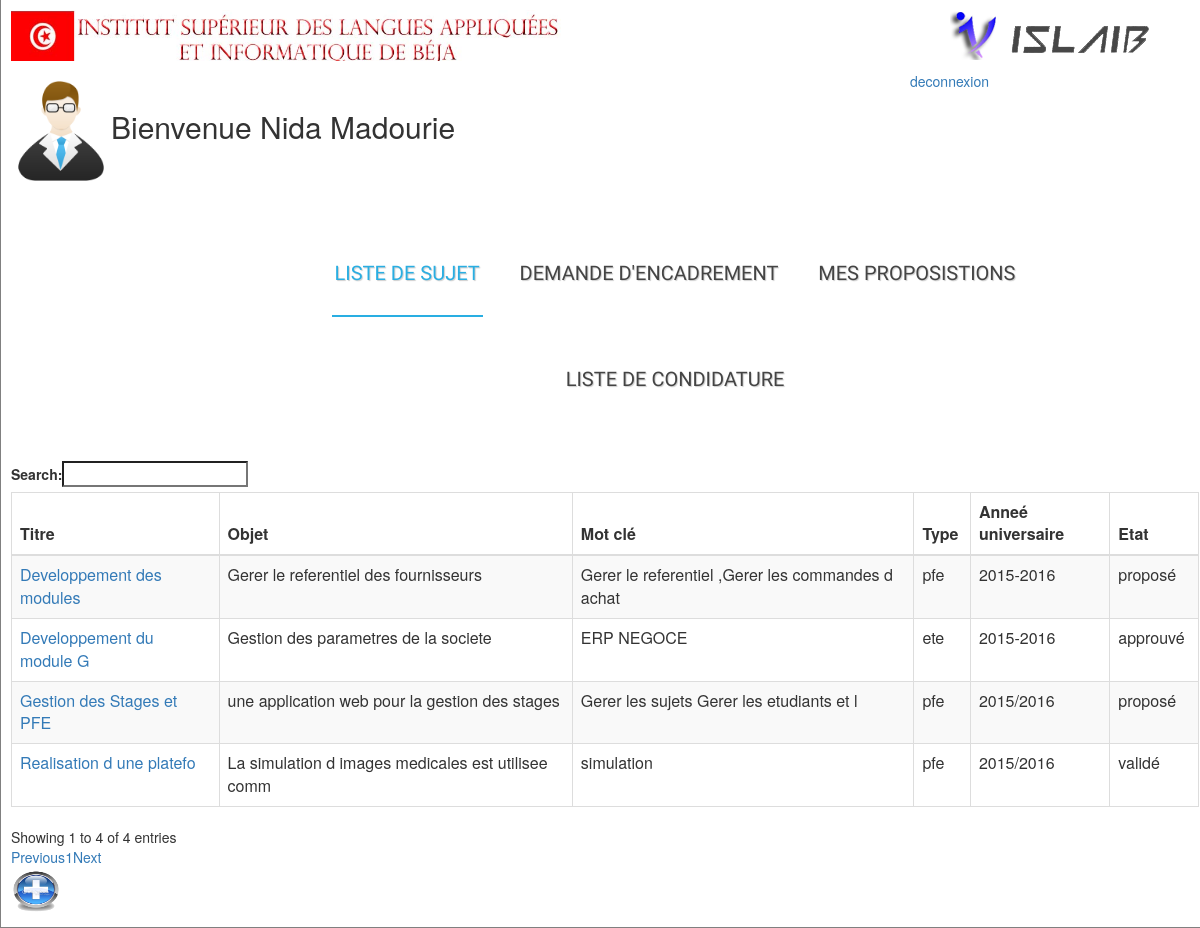
Page /enseignant/pageenseignant.php (signed in) on the committed database.
### tables this page shows
CREATE TABLE IF NOT EXISTS `sujetdestage` (
  `id` int(11) NOT NULL AUTO_INCREMENT,
  `titre` varchar(25) NOT NULL,
  `cahierdecharge` text NOT NULL,
  `datedecreation` varchar(25) NOT NULL,
  `datefin` date NOT NULL,
  `datedebut` date NOT NULL,
  `objet` varchar(50) NOT NULL,
  `etat` varchar(50) NOT NULL,
  `societe` varchar(50) NOT NULL,
  `encadrant1` varchar(50) NOT NULL,
  `encadrant2` varchar(25) NOT NULL,
  `motcle` varchar(50) NOT NULL,
  `cinencadrant` int(11) NOT NULL,
  `cinproposeur` int(11) NOT NULL,
  `idconception` varchar(25) NOT NULL,
  `idcompetences` varchar(25) NOT NULL,
  `anneeuniversaire` varchar(25) NOT NULL,
  `type` varchar(255) NOT NULL,
  PRIMARY KEY (`id`)
);

### classes/sujetmanager.php (called while the page is built, shortened)
<?php
class sujetmanager{
	function affichesujet(){
		$sql = "SELECT *FROM sujetdestage";
        $req = mysql_query($sql);
        	$sql1 = "SELECT *FROM sujetdestage";
        $req1 = mysql_query($sql1);
        	if(mysql_fetch_row($req1)>0){
while($data =mysql_fetch_assoc($req)){
	$tableau[]=$data;
	}
	return $tableau;
}}
}
?>

### enseignant/pageenseignant.php (the view, shortened to what this page needs)
<?php session_start();
   $sujet= new sujetmanager();
$sujets =$sujet->affichesujet();
$enc=$sujet->nombredesujetencadre($_SESSION['id']);
 ?>
<html lang=''>
<head>
 <head>
<link href="..\css\style.css" rel="stylesheet" type="text/css" />
 <link rel="stylesheet" href="//maxcdn.bootstrapcdn.com/bootstrap/3.3.6/css/bootstrap.min.css" />
<link rel="stylesheet" href="https://cdn.datatables.net/1.10.11/css/dataTables.bootstrap.min.css" />
<link rel="stylesheet" href="https://cdn.datatables.net/buttons/1.1.2/css/buttons.bootstrap.min.css" />
<link rel="stylesheet" href="../bootstrap/css/bootstrap.css" />
 <link rel="stylesheet" type="text/css" href="../css/styles.css">
  <link rel="stylesheet" type="text/css" href="../css/demo.css">
    <link rel="stylesheet" type="text/css" href="styles.css" media="all" />
</head>
<body>
<div id="container">
<img id="i" src="../image/f.jpg" >
<img id="f" src="../image/l.png">
<div class="right" ><a href="?m=deco">deconnexion</a></div>
<h2 ><img src="../image/enseignant.png" width="100" height="100" >Bienvenue  <?php echo ucfirst(strtolower(trim( $_SESSION['nom']))) ; ?> <?php
echo ucfirst(strtolower(trim($_SESSION['prenom']))); ?></h2>
<body>
<div class="container">
  <header>
    <div id="fdw">
          <nav>
            <ul>
              <li class="current"><a href="pageenseignant.php">liste de sujet<span class="arrow"></span></a>
              </li>
            <li><a href="listedesujetencadrant.php">demande d'encadrement </a></li>
   <li><a href="mesproposition.php">mes proposistions</a></li>
    <li><a href="listedecondidature.php">liste de condidature</a></li>
          </ul>
          </nav>
    </div>
    </div>
 	<table id="example" class="table table-striped table-bordered" cellspacing="0" width="100%">
 <thead>
 <tr>
 <th>Titre</th>
 <th> Objet</th>
 <th> Mot clé</th>
 <th> Type </th>
  <th>Anneé universaire</th>
 <th>Etat</th>
 </tr>
   </thead>
   <?php if(!empty($sujets)) { ?>
   <tbody>
 <?php foreach ($sujets as $key=>$value): ?>
  <tr><td>  <a href="sujet.php?id=<?php echo $value['id']?>" target="_blank"><?php echo $value['titre']; ?> </td></a>
		<td><?php echo $value['objet']; ?> </td>
		<td><?php echo $value['motcle']; ?> </td>
		<td><?php echo $value['type']; ?> </td>
     <td><?php echo $value['anneeuniversaire'] ; ?> </td>
        <td><?php if($value['etat']=='approuver'){echo 'approuvé';}elseif ($value['etat']=='proposer'){echo 'proposé';} elseif ($value['etat']=='affecter'){echo 'affecté';} elseif ($value['etat']=='refuser'){echo 'refusé';} elseif ($value['etat']=='valide'){echo 'validé'; }elseif ($value['etat']=='non valide'){echo 'non validé';} elseif ($value['etat']=='en attende'){echo 'en attente';}
 ?> </td>
</tr>
<?php endforeach ;} ?>
</tbody>
    </table>
        <a href="ajoutesujetpfe.php"><img src="../image/ajoutesujet.png" width="50px" height="50px"> </a>
</div>
</body>
</html>

### css/style.css (style rules this page uses)
body { font-family: "Trebuchet MS", Arial, Helvetica, sans-serif; font-size: 0.8em; background-color:#fff; background-repeat: repeat; }
.right { position: absolute; right: 0px; width: 300px; padding: 10px; }
#container { margin-left:auto; margin-right:auto; width: 1210px; margin: auto; padding: 10px; border-right: 1px solid gray; border-bottom: 1px solid gray; border-left: 1px solid gray; background-color: #fff; }
#i { width:550; }
#f { margin-left:385px; }
ul { margin-top:20; margin-left:70; margin:; padding:; }
ul li a { text-decoration:none; }
table { border-collapse:collapse; margin:auto; }

### css/styles.css (style rules this page uses)
.container > header { padding: 20px 30px 20px 30px; margin: 0px 20px 10px 20px; position: relative; display: block; text-shadow: 1px 1px 1px rgba(0,0,0,0.2); text-align: center; }
#fdw nav ul { display:block; z-index:999999; }
#fdw nav ul li { display:inline-block; padding:50px 3px 30px; margin-left:30px; position:relative; }
#fdw nav ul li a:link, #fdw nav ul li a:visited { color:#444; font:normal 20px 'Yanone Kaffeesatz', sans-serif; text-transform:uppercase; display:inline-block; position:relative; }
#fdw nav ul li span { position:absolute; right:-12px; bottom:6px; width:7px; height:8px; margin:0 0 0 3px; float:right; display:block; background:url('images/nav_arrow.png') no-repeat left -8px; font:0/0 a; }
#fdw nav ul li.current { border-bottom:2px solid #29AEE2; }
#fdw nav ul li.current a { color:#29AEE2; cursor: default; }
#fdw nav ul li.current a span { background:url('../images/nav_arrow.png') no-repeat left 0; }

### css/demo.css (style rules this page uses)
.container > header { padding: 20px 30px 20px 30px; margin: 0px 20px 10px 20px; position: relative; display: block; text-shadow: 1px 1px 1px rgba(0,0,0,0.2); text-align: center; }

### enseignant/pageenseignant.php (style rules this page uses)
.right { position: absolute; right: 0px; width: 300px; padding: 10px; }

### rows in the picture
sujetdestage: titre "Developpement des modules", objet "Gerer le referentiel des fournisseurs", motcle "Gerer le referentiel ,Gerer les commandes d achat", type "pfe", anneeuniversaire "2015-2016", etat "proposé"
sujetdestage: titre "Developpement du module G", objet "Gestion des parametres de la societe", motcle "ERP NEGOCE", type "ete", anneeuniversaire "2015-2016", etat "approuvé"
sujetdestage: titre "Realisation d une platefo", objet "La simulation d images medicales est utilisee comm", motcle "simulation", type "pfe", anneeuniversaire "2015/2016", etat "validé"
sujetdestage: titre "Gestion des Stages et PFE", objet "une application web pour la gestion des stages", motcle "Gerer les sujets Gerer les etudiants et l", type "pfe", anneeuniversaire "2015/2016", etat "proposé"

### other values in the picture
$_SESSION['nom'] "Nida"
$_SESSION['prenom'] "Madourie"
